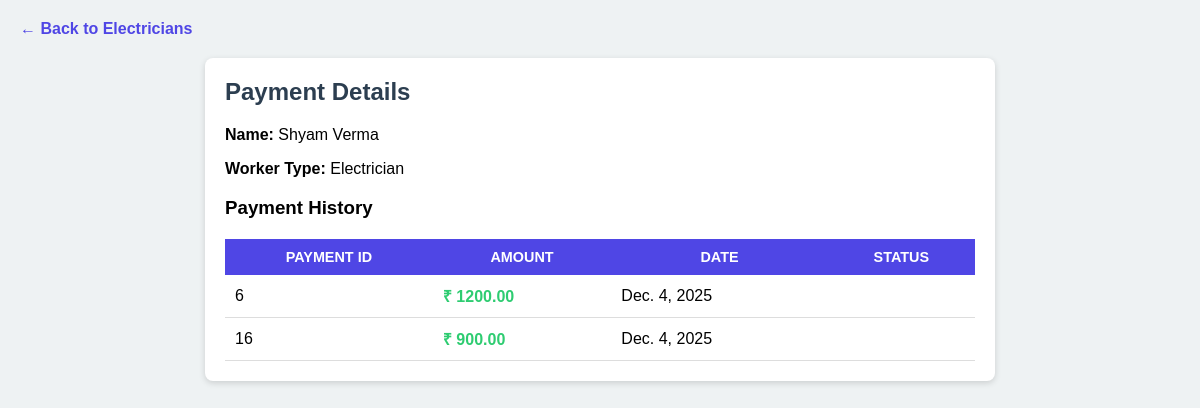
Screenshot of /electrician/payment/?worker_id=12 with the database file from the repository.
### workers/models.py (models this page shows, shortened)
class Worker(models.Model):
    WORKER_TYPES = [
        ('Plumber', 'Plumber'),
        ('Electrician', 'Electrician'),
        ('Carpenter', 'Carpenter'),
        ('Painter', 'Painter'),
        ('Helper', 'Helper'),
    ]
    user = models.OneToOneField(User, on_delete=models.CASCADE, null=True, blank=True)
    name = models.CharField(max_length=100)
    worker_type = models.CharField(max_length=50, choices=WORKER_TYPES)
    phone = models.CharField(max_length=15, blank=True)
    email = models.EmailField(null=True, blank=True)
    gender = models.CharField(max_length=10, default='Male', blank=True)
    hourly_rate = models.DecimalField(max_digits=8, decimal_places=2, default=0.00)
    is_available = models.BooleanField(default=True)
    joined_date = models.DateField(default=date.today)
    location = models.CharField(max_length=100, default='Unknown')
    role = models.ForeignKey(Role, on_delete=models.SET_NULL, null=True, blank=True)

class Payment(models.Model):
    worker = models.ForeignKey(Worker, on_delete=models.CASCADE, related_name='payments')
    project = models.ForeignKey(Project, on_delete=models.SET_NULL, null=True, blank=True)
    amount = models.DecimalField(max_digits=10, decimal_places=2)
    date = models.DateField(auto_now_add=True)
    payment_status = models.CharField(max_length=20, default='Pending')

### workers/views.py (the view)
# urls.py: path("electrician/payment/", views.electrician_payment, name="electrician_payment"),
def electrician_payment(request):
    worker_id = request.GET.get('worker_id')
    worker = Worker.objects.filter(id=worker_id).first() if worker_id else None
    payments = Payment.objects.filter(worker=worker) if worker else []
    return render(request, 'electrician-payment.html', {'worker': worker, 'payments': payments})

### workers/templates/electrician-payment.html (shortened to what this page needs)
{% load static %}
<!DOCTYPE html>
<html lang="en">
<head>
</head>
<body>
    <a href="{% url 'electrician' %}" class="back">← Back to Electricians</a>
    <div class="card">
        <h2>Payment Details</h2>
        {% if worker %}
        <p><strong>Name:</strong> {{ worker.name }}</p>
        <p><strong>Worker Type:</strong> {{ worker.worker_type }}</p>
        {% endif %}
        <h3>Payment History</h3>
        <table>
            <thead>
                <tr>
                    <th>Payment ID</th>
                    <th>Amount</th>
                    <th>Date</th>
                    <th>Status</th>
                </tr>
            </thead>
            <tbody>
                {% for p in payments %}
                <tr>
                    <td>{{ p.id }}</td>
                    <td class="amount">₹ {{ p.amount }}</td>
                    <td>{{ p.date }}</td>
                    <td>{{ p.status }}</td>
                </tr>
                {% empty %}
                <tr>
                    <td colspan="4" class="no-records">No payments found for this worker.</td>
                </tr>
                {% endfor %}
            </tbody>
        </table>
    </div>
</body>
</html>

### workers/templates/electrician-payment.html (style rules this page uses)
body { font-family: Arial; background: #eef2f3; margin: 0; padding: 20px; }
a { text-decoration: none; color: #4f46e5; font-weight: bold; }
.back { margin-bottom: 20px; display: inline-block; }
.card { background: white; padding: 20px; border-radius: 8px; box-shadow: 0 2px 6px rgba(0,0,0,0.15); max-width: 750px; margin: auto; }
h2 { margin-top: 0; color: #2c3e50; }
table { width: 100%; border-collapse: collapse; margin-top: 20px; }
th { background: #4f46e5; color: white; padding: 10px; font-size: 0.9em; text-transform: uppercase; }
td { padding: 10px; border-bottom: 1px solid #ddd; }
.amount { font-weight: bold; color: #2ecc71; }

### rows the page displays
Worker: name "Shyam Verma", worker_type "Electrician"
Payment: id "6", amount "1200.00", date "Dec. 4, 2025"
Payment: id "16", amount "900.00", date "Dec. 4, 2025"
